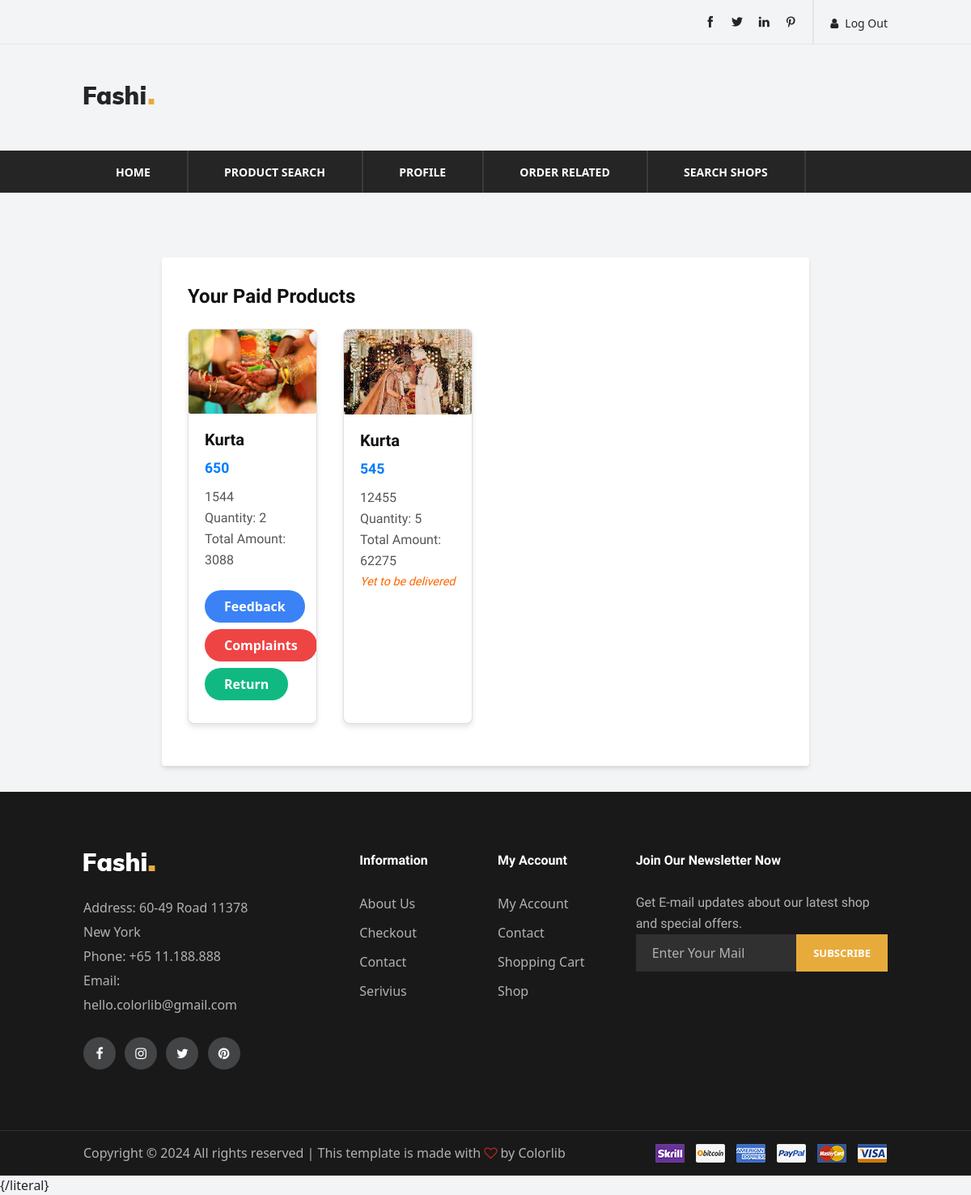
The app's page /paid_products (signed in), older data.
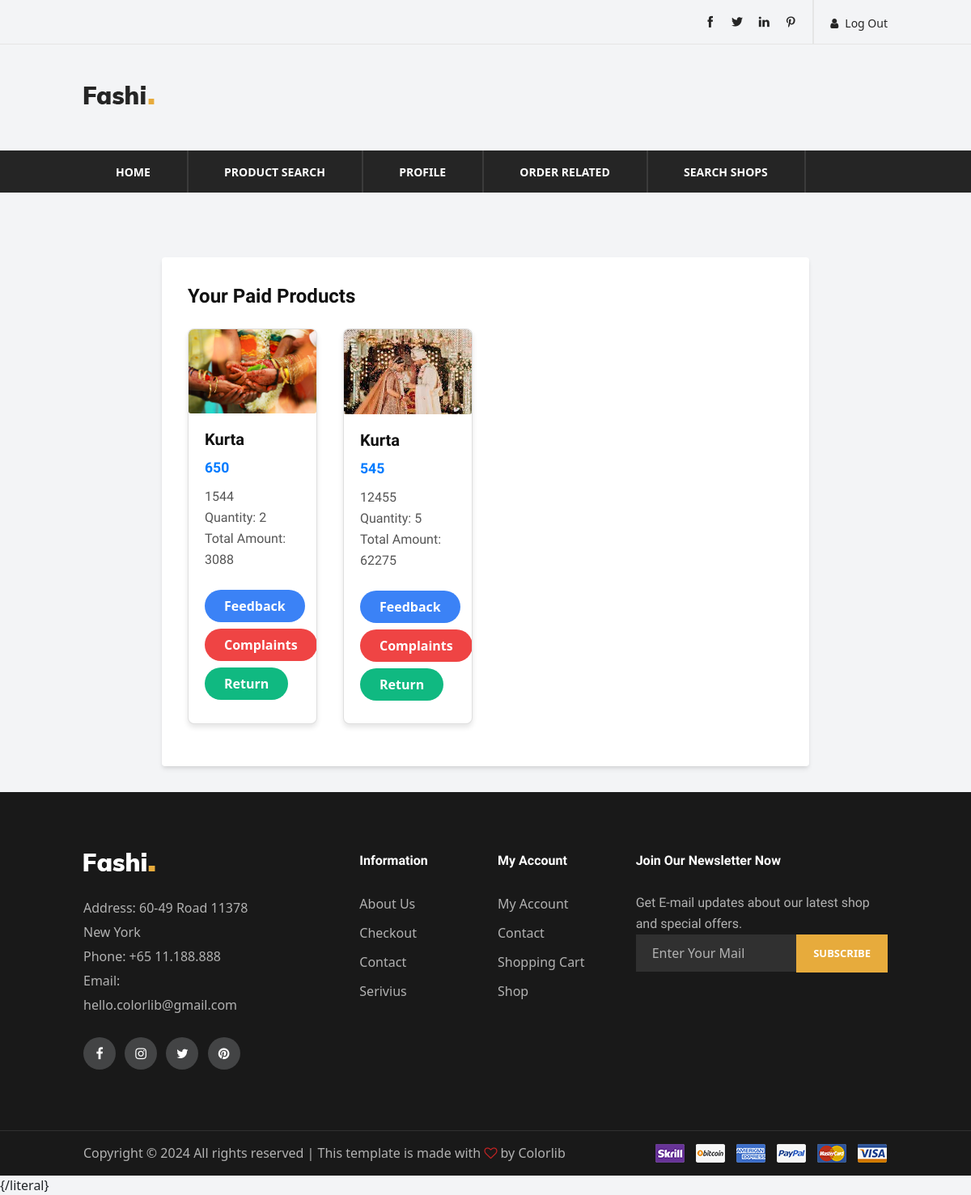
The same page, newer data.
### myapp/models.py (models this page shows)
class Cart(models.Model):
    loginid = models.IntegerField()
    menuid = models.IntegerField()
    currentdate = models.DateField()
    quantity = models.IntegerField()
    totalamount = models.IntegerField()
    paymentstatus = models.IntegerField()
    delstatus = models.IntegerField()
    returnstatus = models.IntegerField()

class Product(models.Model):
    category = models.CharField(max_length=20)
    name = models.CharField(max_length=20)
    image = models.FileField(upload_to='images/',max_length=250,null=True,default=None)
    details = models.CharField(max_length=60)
    rentamt = models.IntegerField()
    amount = models.IntegerField()
    loginid = models.IntegerField()
    selling = models.CharField(max_length=10)

### myapp/views.py (the view)
# urls.py: path('paid_products', views.paid_products, name='paid_products'),
def paid_products(request):
    customer_loginid = request.session.get('customer')
    paid_products = Cart.objects.filter(loginid=customer_loginid, paymentstatus=1)
    paid_product_details = []
    for cart_item in paid_products:
        product = Product.objects.get(pk=cart_item.menuid)
        paid_product_details.append({
            'cart': cart_item,
            'product': product,
            'quantity': cart_item.quantity,
            'total_amount': cart_item.totalamount,
            'delstatus' : cart_item.delstatus
        })
    return render(request, 'paid_products.html', {'paid_product_details': paid_product_details})

### myapp/templates/paid_products.html (shortened to what this page needs)
{% extends "customerheader.html" %}
{% block content %}
<br />
<br />
<!DOCTYPE html>
<html lang="en">
  <head>
    <link
      href="https://cdn.jsdelivr.net/npm/tailwindcss@2.2.19/dist/tailwind.min.css"
      rel="stylesheet"
    />
  </head>
  <body class="font-sans bg-gray-100">
    <div class="container mx-auto my-8 p-8 bg-white rounded shadow-md w-2/3">
      <h1 class="text-2xl font-bold mb-4">Your Paid Products</h1>
      <div class="grid grid-cols-1 sm:grid-cols-2 md:grid-cols-3 lg:grid-cols-4 gap-8">
        {% for paid_product in paid_product_details %}
        <div class="card">
          <img
            src="/media/{{ paid_product.product.image }}"
            alt="{{ paid_product.product.name }}"
            class="card-img"
          />
          <div class="card-body">
            <h2 class="card-title">{{ paid_product.product.name }}</h2>
            <p class="card-price">{{ paid_product.product.rentamt }}</p>
            <p class="card-text">{{ paid_product.product.amount }}</p>
            <p class="card-text">Quantity: {{ paid_product.quantity }}</p>
            <p class="card-text">Total Amount: {{ paid_product.total_amount }}</p>
            {% if paid_product.delstatus == 0 %}
            <p class="card-text yet-to-be-delivered">Yet to be delivered</p>
            {% elif paid_product.delstatus == 1 %}
            <div class="mt-4">
              <a href="{% url 'submit_feedback'  product_id=paid_product.product.id %}" class="bg-blue-500 hover:bg-blue-700 text-white font-bold py-2 px-4 rounded-full inline-block mb-2">
                Feedback
              </a>
              <a href="{% url 'enter_complaint'  product_id=paid_product.product.id %}" class="bg-red-500 hover:bg-red-700 text-white font-bold py-2 px-4 rounded-full inline-block mb-2">
                Complaints
              </a>
              <a href="{% url 'product_return'  cart_id=paid_product.cart.id %}" class="bg-green-500 hover:bg-green-700 text-white font-bold py-2 px-4 rounded-full inline-block mb-2">
                Return
              </a>
            </div>
            {% endif %}
          </div>
        </div>
        {% endfor %}
      </div>
    </div>
  </body>
</html>
{% endblock %}

Row changes from the older to the newer data that the page shows:
changed Cart (number 2 of 2 on the later page): text "Yet to be delivered" → "Feedback Complaints Return"
